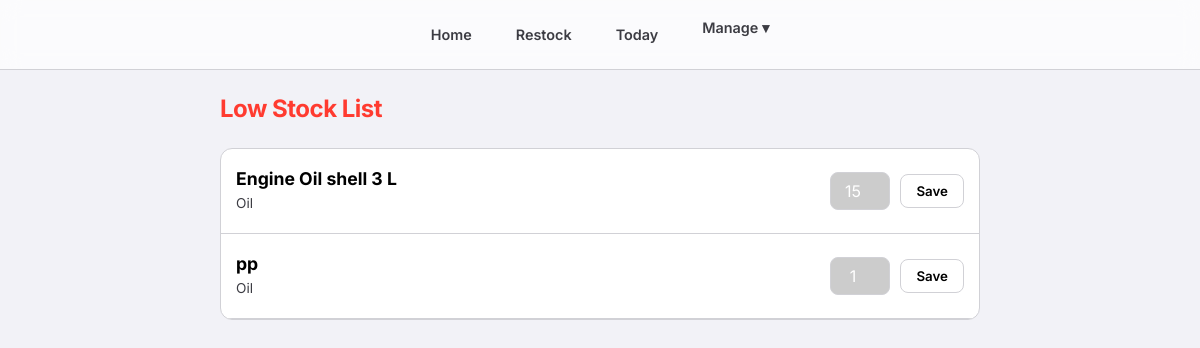
Page /stock/low/ (signed in) on the earlier database version.
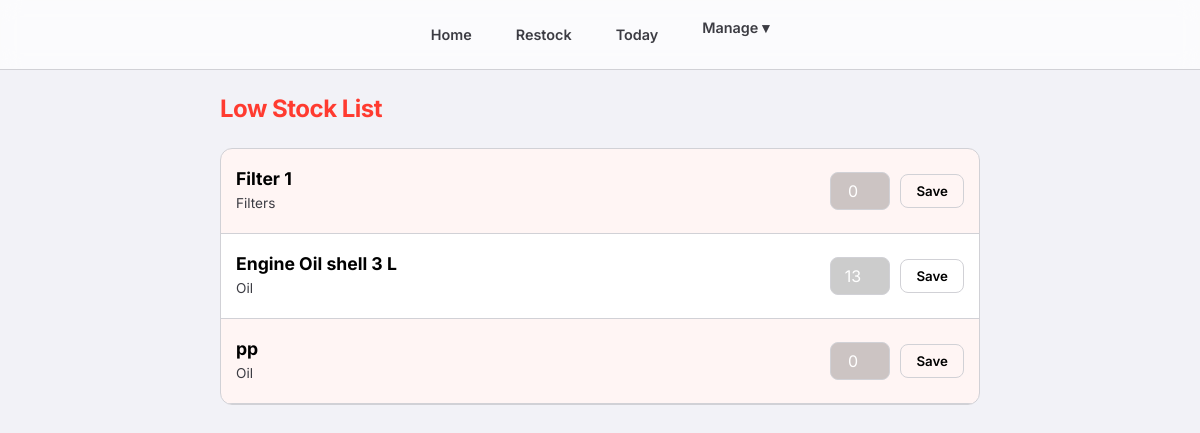
Same page on the later database version.
### consumables/models.py (models this page shows, shortened)
class Item(models.Model):
    category = models.ForeignKey(Category, related_name='items', on_delete=models.CASCADE)
    subcategory = models.ForeignKey(SubCategory, related_name='items', on_delete=models.SET_NULL, null=True, blank=True)
    name = models.CharField(max_length=200)
    average_stock = models.IntegerField(default=0, help_text="Ideal stock level for calculation")
    current_stock = models.IntegerField(default=0)
    score = models.IntegerField(default=1, help_text="Credits earned per unit taken")
    class Meta:
        constraints = [
            models.UniqueConstraint(
                fields=['category', 'name'],
                condition=models.Q(subcategory__isnull=True),
                name='unique_direct_item_idx'
            ),
            models.UniqueConstraint(
                fields=['subcategory', 'name'],
                name='unique_subcategory_item_idx'
            )
        ]

class Category(models.Model):
    name = models.CharField(max_length=100)
    class Meta:
        verbose_name_plural = "Categories"

### consumables/views.py (the view)
# urls.py: path('stock/low/', views.low_stock_list, name='low_stock_list'),
@login_required
def low_stock_list(request):
    low_stock_items = Item.objects.filter(
        average_stock__gt=0
    ).filter(
        Q(current_stock__lte=0) |
        Q(current_stock__lt=F('average_stock') * 0.25)
    ).order_by('category__name', 'name')
    return render(request, 'consumables/low_stock_list.html', {'items': low_stock_items})

### consumables/templates/consumables/low_stock_list.html (shortened to what this page needs)
{% extends 'consumables/base.html' %}
{% block content %}
<h2 style="margin-bottom: 20px; color: var(--accent-red);">Low Stock List</h2>
{% if items %}
<div style="background: var(--card-bg); border-radius: 12px; border: 1px solid var(--border-color); overflow: hidden;">
    {% for item in items %}
    <form method="post" action="{% url 'update_stock' item.id %}"
        style="padding: 15px; border-bottom: 1px solid var(--border-color); display: flex; justify-content: space-between; align-items: center; background: {% if item.current_stock <= 0 %}rgba(255, 59, 48, 0.05){% endif %};">
        <div style="flex-grow: 1; margin-right: 15px; min-width: 0;">
            <div class="expandable-name" onclick="this.classList.toggle('expanded')">{{ item.name }}</div>
            <div style="font-size: 0.85rem; color: var(--text-secondary); margin-top: 4px;">{{ item.category.name }}
            </div>
        </div>
        <div style="display: flex; gap: 10px; align-items: center;">
            <div style="text-align: right; width: 60px;">
                <input type="number" name="current_stock" value="{{ item.current_stock }}"
                    style="width: 100%; padding: 8px; border-radius: 8px; border: 1px solid var(--border-color); background: rgba(0,0,0,0.2); color: white; text-align: center; font-size: 1rem;">
            </div>
            <button type="submit" class="btn"
                style="padding: 8px 15px; background: var(--bg-secondary); border: 1px solid var(--border-color); border-radius: 8px; color: var(--text-primary);">
                Save
            </button>
        </div>
    </form>
    {% endfor %}
</div>
{% else %}
<p style="text-align: center; color: var(--text-secondary); margin-top: 50px;">Great! No items are currently low on
    stock.</p>
{% endif %}
{% endblock %}

Differences in the rows shown:
now on this page (row edited): Item: name "Filter 1", category.name "Filters", current_stock "0"
changed Item "Engine Oil shell 3 L": current_stock "15" → "13"
changed Item "pp": current_stock "1" → "0"
